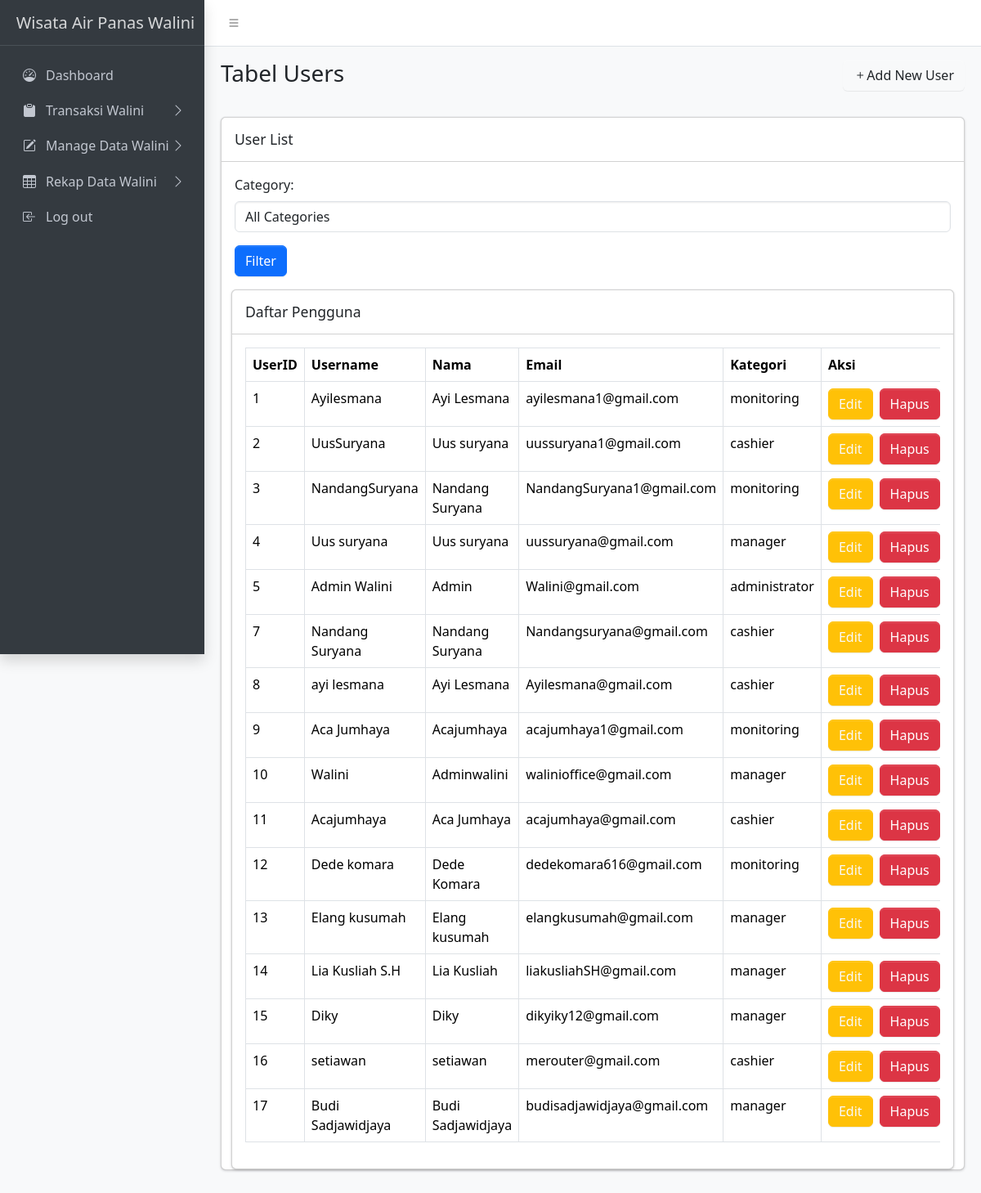
/admin/user/user.php, run on the app's committed database.
### tables this page shows
CREATE TABLE `users` (
  `id` int(11) NOT NULL,
  `name` varchar(100) NOT NULL,
  `username` varchar(50) NOT NULL,
  `email` varchar(100) NOT NULL,
  `kategori_user` enum('cashier','manager','administrator','officer','monitoring') NOT NULL,
  `password` varchar(255) NOT NULL,
  `created_at` timestamp NOT NULL DEFAULT current_timestamp()
);

### admin/user/user.php (the view, shortened to what this page needs)
<?php
require '../../includes/db_connect.php';
$kategori = isset($_GET['kategori']) ? $_GET['kategori'] : '';
if ($kategori && $kategori !== '') {
    $sql = "SELECT id, name, username, email, kategori_user FROM users WHERE kategori_user = ?";
    $stmt = $conn->prepare($sql);
    $stmt->bind_param("s", $kategori);
    $stmt->execute();
    $result = $stmt->get_result();
} else {
    $sql = "SELECT id, name, username, email, kategori_user FROM users";
    $result = $conn->query($sql);
}
?>
<!DOCTYPE html>
<html lang="en">
<head>
    <link rel="stylesheet" href="https://cdn.jsdelivr.net/npm/@fontsource/source-sans-3@5.0.12/index.css">
    <link rel="stylesheet" href="https://cdn.jsdelivr.net/npm/overlayscrollbars@2.3.0/styles/overlayscrollbars.min.css">
    <link rel="stylesheet" href="https://cdn.jsdelivr.net/npm/bootstrap-icons@1.11.0/font/bootstrap-icons.min.css">
    <link rel="stylesheet" href="../../assets/css/adminlte.css">
    <link rel="stylesheet" href="https://cdn.jsdelivr.net/npm/apexcharts@3.37.1/dist/apexcharts.css">
    <link rel="stylesheet" href="https://cdn.jsdelivr.net/npm/jsvectormap@1.5.3/dist/css/jsvectormap.min.css">
</head>
<body class="layout-fixed sidebar-expand-lg bg-body-tertiary">
    <div class="app-wrapper">
        <nav class="app-header navbar navbar-expand bg-body">
            <div class="container-fluid">
                <ul class="navbar-nav">
                    <li class="nav-item"> <a class="nav-link" data-lte-toggle="sidebar" href="#" role="button"> <i class="bi bi-list"></i> </a> </li>
                </ul>
            </div>
        </nav>
        <aside class="app-sidebar bg-body-secondary shadow" data-bs-theme="dark">
            <div class="sidebar-brand"> <a href="../index.php" class="brand-link"> <span class="brand-text fw-light">Wisata Air Panas Walini</span> </a> </div>
            <div class="sidebar-wrapper">
                <nav class="mt-2">
                    <ul class="nav sidebar-menu flex-column" data-lte-toggle="treeview" role="menu" data-accordion="false">
                        <li class="nav-item">
                            <a href="../index.php" class="nav-link" role="menuitem">
                                <i class="nav-icon bi bi-speedometer"></i>
                                <p>Dashboard</p>
                            </a>
                        </li>
                        <li class="nav-item">
                            <a href="#" class="nav-link" role="menuitem">
                                <i class="nav-icon bi bi-clipboard-fill"></i>
                                <p>Transaksi Walini
                                </p>
                            </a>
                        <li class="nav-item">
                            <a href="#" class="nav-link" role="menuitem">
                                <i class="nav-icon bi bi-pencil-square"></i>
                                <p>Manage Data Walini
                                </p>
                            </a>
                        </li>
                        <li class="nav-item">
                            <a href="#" class="nav-link" role="menuitem">
                                <i class="nav-icon bi bi-table"></i>
                                <p>Rekap Data Walini
                                </p>
                            </a>
                        </li>
                        <li class="nav-item">
                            <a href="#logout" onclick="logout()" class="nav-link" role="menuitem">
                                <i class="nav-icon bi bi-box-arrow-in-left"></i>
                                <p>Log out</p>
                            </a>
                        </li>
                    </ul>
                </nav>
            </div>
        </aside>
        <main class="app-main">
            <div class="app-content-header">
                <div class="container-fluid">
                    <div class="row">
                        <div class="col-sm-6">
                            <h3 class="mb-0">Tabel Users</h3>
                        </div>
                        <div class="col-sm-6 text-end">
                            <button class="btn btn-custom mb-3" data-bs-toggle="modal" data-bs-target="#addUserModal"><i class="bi bi-plus"></i>Add New User</button>
                        </div>
                    </div>
                </div>
            </div>
            <div class="app-content">
                <div class="container-fluid">
                    <div class="row">
                        <div class="col-md-12">
                            <div class="card mb-4">
                                <div class="card-header">
                                    <h3 class="card-title">User List</h3>
                                </div>
                                <div class="card-body">
                                    <form class="row g-3">
                                        <div class="col-12">
                                            <label for="filterCategory" class="form-label">Category:</label>
                                            <select name="kategori" id="filterkategori" class="form-control">
                                                <option value="">All Categories</option>
                                            </select>
                                        </div>
                                        <div class="col-md-4 align-self-end">
                                        <button type="submit" class="btn btn-primary">Filter</button>
                                    </div>
                                    </form>
                                </div>
                                <div class="container-fluid">
                                    <div class="card">
                                        <div class="card-header">
                                            <h3 class="card-title">Daftar Pengguna</h3>
                                        </div>
                                        <div class="card-body">
                                            <div class="table-responsive">
                                                <table class="table table-bordered">
                                                    <thead>
                                                        <tr>
                                                            <th>UserID</th>
                                                            <th>Username</th>
                                                            <th>Nama</th>
                                                            <th>Email</th>
                                                            <th>Kategori</th>
                                                            <th style="width: 150px">Aksi</th>
                                                        </tr>
                                                    </thead>
                                                    <tbody>
                                                        <?php if (mysqli_num_rows($result) > 0): ?>
                                                            <?php while ($row = mysqli_fetch_assoc($result)): ?>
                                                                <tr>
                                                                    <td><?= htmlspecialchars($row['id']); ?></td>
                                                                    <td><?= htmlspecialchars($row['username']); ?></td>
                                                                    <td><?= htmlspecialchars($row['name']); ?></td>
                                                                    <td><?= isset($row['email']) ? htmlspecialchars($row['email']) : 'Tidak Ada Data'; ?></td>
                                                                    <td><?= isset($row['kategori_user']) ? htmlspecialchars($row['kategori_user']) : 'Tidak Ada Data'; ?></td>
                                                                    <td>
                                                                        <div class="d-flex gap-2">
                                                                           <a href="#" class="btn btn-warning text-light" data-bs-toggle="modal" data-bs-target="#editUserModal">Edit</a>
                                                                           <a href="#" class="btn btn-danger" data-bs-toggle="modal" data-bs-target="#deleteUserModal"
                                                                                onclick="setDeleteUserId(<?= htmlspecialchars($row['id']); ?>)">Hapus</a>
                                                                        </div>
                                                                    </td>
                                                                </tr>
                                                            <?php endwhile; ?>
                                                        <?php else: ?>
                                                            <tr>
                                                                <td colspan="5" class="text-center">Tidak ada data pengguna.</td>
                                                            </tr>
                                                        <?php endif; ?>
                                                    </tbody>
                                                </table>
                                            </div>
                                        </div>
                                    </div>
                                </div>
                            </div>
                        </div>
                    </div>
                </div>
            </div>
        </main>
    </div>
</body>
</html>

### data on the page
users: id "1", username "Ayilesmana", name "Ayi Lesmana", email "ayilesmana1@gmail.com", kategori_user "monitoring"
users: id "2", username "UusSuryana", name "Uus suryana", email "uussuryana1@gmail.com", kategori_user "cashier"
users: id "3", username "NandangSuryana", name "Nandang Suryana", email "NandangSuryana1@gmail.com", kategori_user "monitoring"
users: id "4", username "Uus suryana", name "Uus suryana", email "uussuryana@gmail.com", kategori_user "manager"
users: id "5", username "Admin Walini", name "Admin", email "Walini@gmail.com", kategori_user "administrator"
users: id "7", username "Nandang Suryana", name "Nandang Suryana", email "Nandangsuryana@gmail.com", kategori_user "cashier"
users: id "8", username "ayi lesmana", name "Ayi Lesmana", email "Ayilesmana@gmail.com", kategori_user "cashier"
users: id "9", username "Aca Jumhaya", name "Acajumhaya", email "acajumhaya1@gmail.com", kategori_user "monitoring"
users: id "10", username "Walini", name "Adminwalini", email "walinioffice@gmail.com", kategori_user "manager"
users: id "11", username "Acajumhaya", name "Aca Jumhaya", email "acajumhaya@gmail.com", kategori_user "cashier"
users: id "12", username "Dede komara", name "Dede Komara", email "dedekomara616@gmail.com", kategori_user "monitoring"
users: id "13", username "Elang kusumah", name "Elang kusumah", email "elangkusumah@gmail.com", kategori_user "manager"
users: id "14", username "Lia Kusliah S.H", name "Lia Kusliah", email "liakusliahSH@gmail.com", kategori_user "manager"
users: id "15", username "Diky", name "Diky", email "dikyiky12@gmail.com", kategori_user "manager"
users: id "16", username "setiawan", name "setiawan", email "merouter@gmail.com", kategori_user "cashier"
users: id "17", username "Budi Sadjawidjaya", name "Budi Sadjawidjaya", email "budisadjawidjaya@gmail.com", kategori_user "manager"
